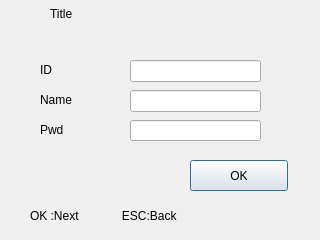
<?xml version="1.0" encoding="UTF-8"?>
<ui version="4.0">
 <class>EnrollPWD</class>
 <widget class="QDialog" name="EnrollPWD">
  <property name="geometry">
   <rect>
    <x>0</x>
    <y>0</y>
    <width>320</width>
    <height>240</height>
   </rect>
  </property>
  <property name="windowTitle">
   <string>Dialog</string>
  </property>
  <widget class="QLabel" name="lblID">
   <property name="geometry">
    <rect>
     <x>40</x>
     <y>60</y>
     <width>62</width>
     <height>20</height>
    </rect>
   </property>
   <property name="text">
    <string>ID</string>
   </property>
  </widget>
  <widget class="QLabel" name="lblName">
   <property name="geometry">
    <rect>
     <x>40</x>
     <y>90</y>
     <width>62</width>
     <height>20</height>
    </rect>
   </property>
   <property name="text">
    <string>Name</string>
   </property>
  </widget>
  <widget class="QLabel" name="lblPart">
   <property name="geometry">
    <rect>
     <x>440</x>
     <y>160</y>
     <width>62</width>
     <height>20</height>
    </rect>
   </property>
   <property name="text">
    <string>Part</string>
   </property>
  </widget>
  <widget class="QLabel" name="lblBackground">
   <property name="geometry">
    <rect>
     <x>0</x>
     <y>30</y>
     <width>320</width>
     <height>240</height>
    </rect>
   </property>
   <property name="text">
    <string/>
   </property>
  </widget>
  <widget class="QLineEdit" name="txtName">
   <property name="geometry">
    <rect>
     <x>130</x>
     <y>90</y>
     <width>131</width>
     <height>22</height>
    </rect>
   </property>
  </widget>
  <widget class="QLabel" name="lblPwd">
   <property name="geometry">
    <rect>
     <x>40</x>
     <y>120</y>
     <width>62</width>
     <height>20</height>
    </rect>
   </property>
   <property name="text">
    <string>Pwd</string>
   </property>
  </widget>
  <widget class="QLineEdit" name="txtID">
   <property name="geometry">
    <rect>
     <x>130</x>
     <y>60</y>
     <width>131</width>
     <height>22</height>
    </rect>
   </property>
  </widget>
  <widget class="QLabel" name="lblTitleIcon">
   <property name="geometry">
    <rect>
     <x>0</x>
     <y>0</y>
     <width>26</width>
     <height>26</height>
    </rect>
   </property>
   <property name="text">
    <string/>
   </property>
  </widget>
  <widget class="QLabel" name="lblTitleBackground">
   <property name="geometry">
    <rect>
     <x>0</x>
     <y>0</y>
     <width>320</width>
     <height>30</height>
    </rect>
   </property>
   <property name="text">
    <string/>
   </property>
  </widget>
  <widget class="QLabel" name="lblTitleText">
   <property name="geometry">
    <rect>
     <x>50</x>
     <y>0</y>
     <width>240</width>
     <height>28</height>
    </rect>
   </property>
   <property name="text">
    <string>Title</string>
   </property>
  </widget>
  <widget class="QLineEdit" name="txtPwd">
   <property name="geometry">
    <rect>
     <x>130</x>
     <y>120</y>
     <width>131</width>
     <height>21</height>
    </rect>
   </property>
  </widget>
  <widget class="QLabel" name="lblStatus">
   <property name="geometry">
    <rect>
     <x>30</x>
     <y>200</y>
     <width>251</width>
     <height>31</height>
    </rect>
   </property>
   <property name="text">
    <string>OK :Next             ESC:Back</string>
   </property>
  </widget>
  <widget class="QPushButton" name="pushButton">
   <property name="geometry">
    <rect>
     <x>190</x>
     <y>160</y>
     <width>98</width>
     <height>31</height>
    </rect>
   </property>
   <property name="text">
    <string>OK</string>
   </property>
  </widget>
  <zorder>lblPart</zorder>
  <zorder>lblBackground</zorder>
  <zorder>txtName</zorder>
  <zorder>lblPwd</zorder>
  <zorder>txtID</zorder>
  <zorder>lblTitleIcon</zorder>
  <zorder>lblTitleBackground</zorder>
  <zorder>lblTitleText</zorder>
  <zorder>txtPwd</zorder>
  <zorder>lblStatus</zorder>
  <zorder>pushButton</zorder>
  <zorder>lblName</zorder>
  <zorder>lblID</zorder>
 </widget>
 <tabstops>
  <tabstop>pushButton</tabstop>
  <tabstop>txtID</tabstop>
  <tabstop>txtPwd</tabstop>
  <tabstop>txtName</tabstop>
 </tabstops>
 <resources/>
 <connections/>
</ui>
